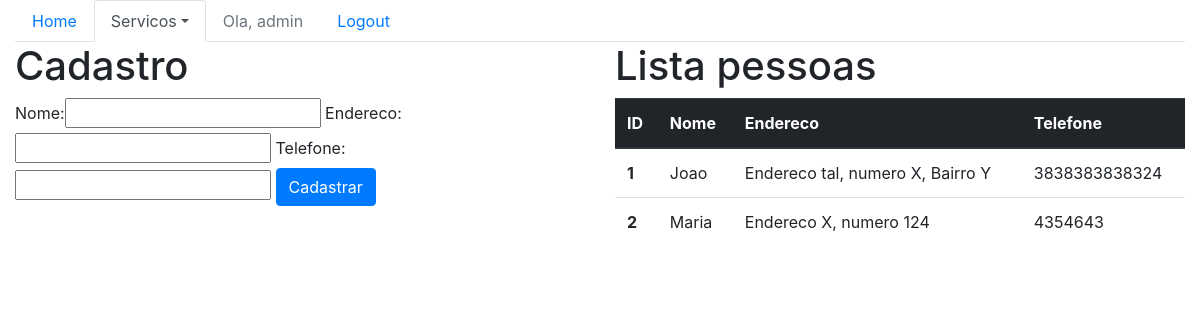
The page /sistema/pessoas/ (signed in) on the database as committed earlier.
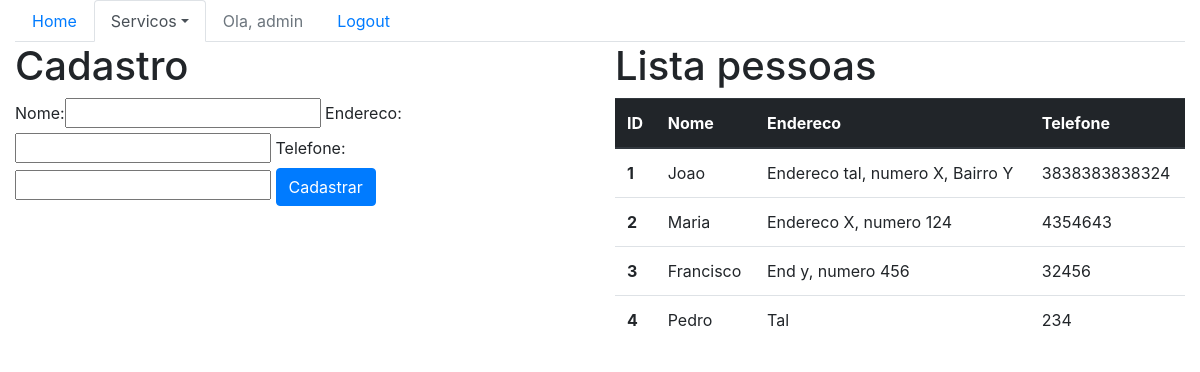
The same page on the database as committed later.
### core/models.py (models this page shows, shortened)
class Pessoa(models.Model):
    nome = models.CharField(max_length=100)
    endereco = models.CharField(max_length=200)
    telefone = models.CharField(max_length=20)

### core/views.py (the view)
@login_required()
def lista_pessoas(request):
    pessoas = Pessoa.objects.all()
    form = PessoaForm()
    data = {'pessoas': pessoas, 'form': form}
    return render(request, 'core/lista_pessoas.html', data)

### core/forms.py
class PessoaForm(ModelForm):
    class Meta:
        model = Pessoa
        fields = '__all__'

### core/templates/core/lista_pessoas.html (shortened to what this page needs)
{% extends 'base.html' %}
{% load bootstrap %}
{% block menu%}
    <ul class="nav nav-tabs">
        <li class="nav-item">
            <a class="nav-link" href="{% url 'core_home' %}">Home</a>
        </li>
        <li class="nav-item dropdown">
        <li class="nav-item active dropdown">
            <a class="nav-link dropdown-toggle active" data-toggle="dropdown" href="#" role="button" aria-haspopup="true" aria-expanded="false">Servicos</a>
        </li>
        {% if user.is_authenticated %}
            <li class="nav-item">
                    <a class="nav-link disabled" href="">Ola, {{ user }}</a>
            </li>
            <li class="nav-item">
                    <a class="nav-link" href="{% url 'logout' %}">Logout</a>
            </li>
        {% else %}
            <li class="nav-item">
                    <a class="nav-link" href="{% url 'login' %}">Login</a>
            </li>
        {% endif %}
    </ul>
{% endblock %}
{% block main %}
<div class="row">
    <div class="col-sm-6">
            <h1>Cadastro</h1>
        <form action="{% url 'core_pessoa_novo' %}" method="POST">
            {{ form|bootstrap }}
            <button type="submit" class="btn btn-primary">Cadastrar</button>
        </form>
    </div>
    <div class="col-sm-6">
            <h1>Lista pessoas</h1>
            <table class="table">
                <thead class="thead-dark">
                    <tr>
                    <th scope="col">ID</th>
                    <th scope="col">Nome</th>
                    <th scope="col">Endereco</th>
                    <th scope="col">Telefone</th>
                    </tr>
                </thead>
                <tbody>
                    {% for pessoa in pessoas%}
                    <tr>
                    <th scope="row">{{ pessoa.id }}</th>
                    <td>{{ pessoa.nome }}</td>
                    <td>{{ pessoa.endereco }}</td>
                    <td>{{ pessoa.telefone }}</td>
                    </tr>
                    {% endfor %}
                </tbody>
            </table>
    </div>
</div>
{% endblock %}

Rows that differ between the two databases and show on the page:
added Pessoa: id "3", nome "Francisco", endereco "End y, numero 456", telefone "32456"
added Pessoa: id "4", nome "Pedro", endereco "Tal", telefone "234"
